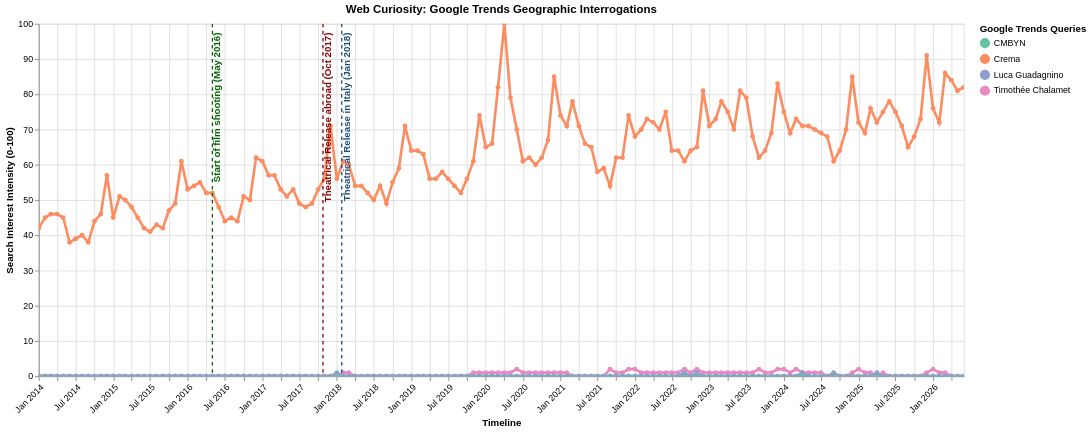

Here is the Vega-Lite specification saved for this chart:
### Vega-Lite specification from a JSON file in a GitHub repository (floating-point values rounded to 4 significant figures; data arrays with more than 128 entries replaced by an {"elided": "..."} marker saying what was removed)
{"config": {"view": {"continuousWidth": 300, "continuousHeight": 300}}, "layer": [{"data": {"name": "data-b8e5b8ff9f5ff21dad399464af9d5460"}, "mark": {"type": "line", "point": true, "strokeWidth": 3}, "encoding": {"color": {"field": "Subject", "legend": {"title": "Google Trends Queries"}, "scale": {"scheme": "set2"}, "type": "nominal"}, "tooltip": [{"field": "Date", "format": "%B %Y", "type": "temporal"}, {"field": "Subject", "type": "nominal"}, {"field": "Search_Index", "type": "quantitative"}], "x": {"axis": {"format": "%b %Y", "labelAngle": -45}, "field": "Date", "title": "Timeline", "type": "temporal"}, "y": {"field": "Search_Index", "title": "Search Interest Intensity (0-100)", "type": "quantitative"}}, "name": "view_048841a7adbc964b_0"}, {"data": {"name": "data-57eb6e8149d7a4d4a22ab79626cdab88"}, "mark": {"type": "rule", "size": 1.5, "strokeDash": [4, 4]}, "encoding": {"color": {"field": "Color", "scale": null, "type": "nominal"}, "x": {"field": "Date", "type": "temporal"}}}, {"data": {"name": "data-57eb6e8149d7a4d4a22ab79626cdab88"}, "mark": {"type": "text", "align": "right", "angle": 270, "baseline": "top", "dx": 5, "fontSize": 11, "fontWeight": "bold"}, "encoding": {"color": {"field": "Color", "scale": null, "type": "nominal"}, "text": {"field": "Event", "type": "nominal"}, "x": {"field": "Date", "type": "temporal"}, "y": {"value": 15}}}], "height": 400, "params": [{"name": "param_1e9efca18e7a2868", "select": {"type": "interval", "encodings": ["x", "y"]}, "bind": "scales", "views": ["view_048841a7adbc964b_0"]}], "title": "Web Curiosity: Google Trends Geographic Interrogations", "width": 1050, "$schema": "https://vega.github.io/schema/vega-lite/v6.4.1.json", "datasets": {"data-b8e5b8ff9f5ff21dad399464af9d5460": {"elided": "600 records"}, "data-57eb6e8149d7a4d4a22ab79626cdab88": [{"Date": "2016-05-01T00:00:00", "Event": "Start of film shooting (May 2016)", "Color": "#006400"}, {"Date": "2017-10-25T00:00:00", "Event": "Theatrical Release abroad (Oct 2017)", "Color": "#8B0000"}, {"Date": "2018-01-25T00:00:00", "Event": "Theatrical Release in Italy (Jan 2018)", "Color": "#1F4E79"}]}}
